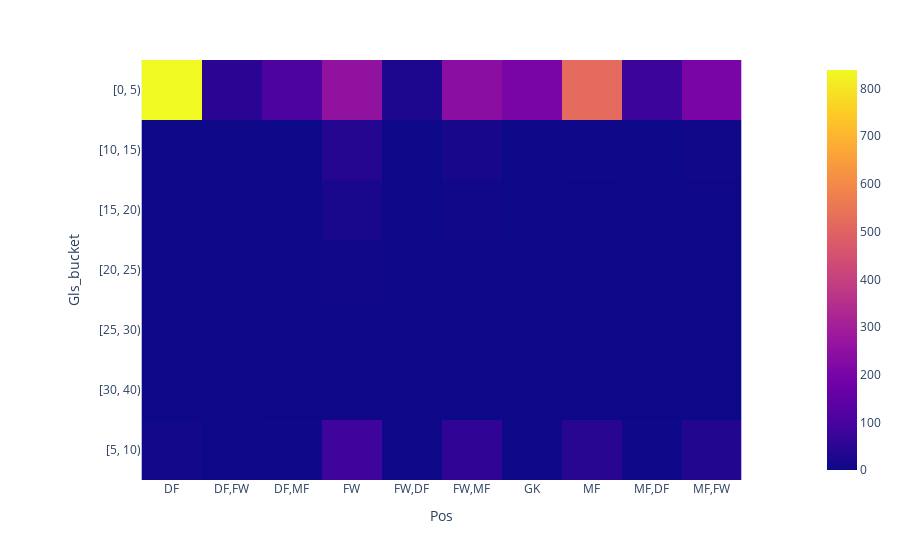

Source (notebook cell):
### Code cell
px.imshow(
    pd.crosstab(
        df_trans.Gls_bucket,
        df_trans.Pos,
        normalize=False,
        dropna=True,
    )
)

### Figure 1 — Plotly figure (JSON) as saved in the notebook; plotly's stock layout.template omitted (floating-point values rounded to 4 significant figures)
{"data": [{"coloraxis": "coloraxis", "hovertemplate": "Pos: %{x}<br>Gls_bucket: %{y}<br>color: %{z}<extra></extra>", "name": "0", "type": "heatmap", "x": ["DF", "DF,FW", "DF,MF", "FW", "FW,DF", "FW,MF", "GK", "MF", "MF,DF", "MF,FW"], "xaxis": "x", "y": ["[0, 5)", "[10, 15)", "[15, 20)", "[20, 25)", "[25, 30)", "[30, 40)", "[5, 10)"], "yaxis": "y", "z": [[839, 47, 105, 257, 26, 240, 203, 521, 78, 204], [1, 0, 0, 37, 0, 16, 0, 3, 0, 6], [0, 0, 0, 20, 0, 5, 0, 1, 0, 1], [0, 0, 0, 5, 0, 1, 0, 0, 0, 0], [0, 0, 0, 3, 0, 0, 0, 0, 0, 0], [0, 0, 0, 1, 0, 0, 0, 0, 0, 0], [8, 0, 3, 80, 2, 58, 0, 44, 3, 34]]}], "layout": {"coloraxis": {"colorscale": [[0, "#0d0887"], [0.1111, "#46039f"], [0.2222, "#7201a8"], [0.3333, "#9c179e"], [0.4444, "#bd3786"], [0.5556, "#d8576b"], [0.6667, "#ed7953"], [0.7778, "#fb9f3a"], [0.8889, "#fdca26"], [1, "#f0f921"]]}, "margin": {"t": 60}, "xaxis": {"anchor": "y", "constrain": "domain", "domain": [0, 1], "scaleanchor": "y", "title": {"text": "Pos"}}, "yaxis": {"anchor": "x", "autorange": "reversed", "constrain": "domain", "domain": [0, 1], "title": {"text": "Gls_bucket"}}}}
